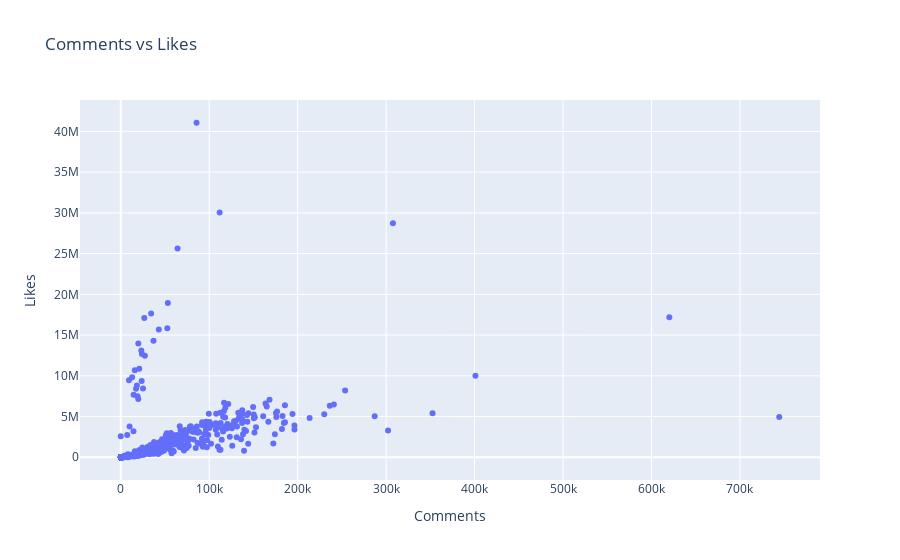

Notebook cell for this chart:
### Code cell
px.scatter(df,x='Comments',y='Likes',title = 'Comments vs Likes')

### Figure 1 — Plotly figure (JSON) as saved in the notebook; plotly's stock layout.template omitted (floating-point values rounded to 4 significant figures; data arrays with more than 128 entries replaced by an {"elided": "..."} marker saying what was removed)
{"data": [{"hovertemplate": "Comments=%{x}<br>Likes=%{y}<extra></extra>", "legendgroup": "", "marker": {"color": "#636efa", "symbol": "circle"}, "mode": "markers", "name": "", "orientation": "v", "showlegend": false, "type": "scatter", "x": {"elided": "762 int values"}, "xaxis": "x", "y": {"elided": "762 int values"}, "yaxis": "y"}], "layout": {"legend": {"tracegroupgap": 0}, "title": {"text": "Comments vs Likes"}, "xaxis": {"anchor": "y", "domain": [0, 1], "title": {"text": "Comments"}}, "yaxis": {"anchor": "x", "domain": [0, 1], "title": {"text": "Likes"}}}}
